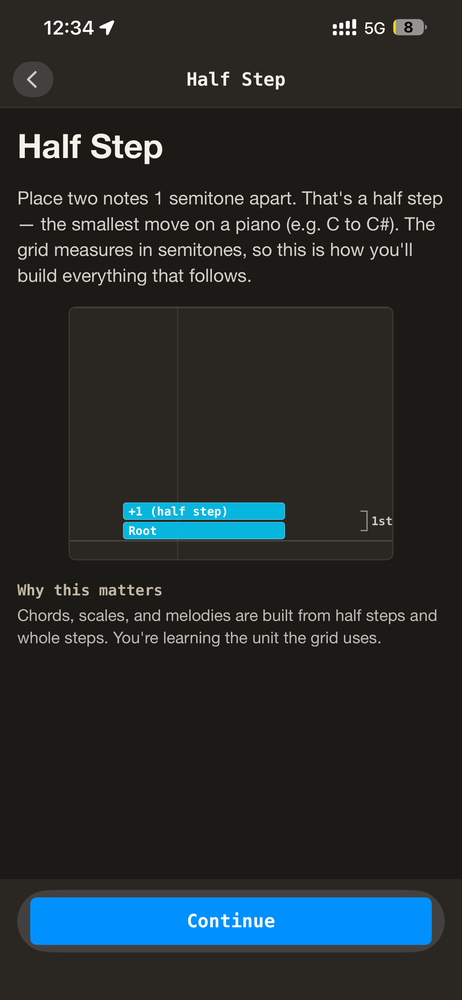
#> input picture IMG_4725.PNG, 462 x 1000 px, shrunk from 1284 x 2778 before the run
$ python crop_screenshots.py
#> lines starting #> are read from the running program, lines starting #| are printed output that depends on the picture
#!/usr/bin/env python3
"""Crop status bars from Melogine screenshots. Saves to screenshots/ subfolder."""

import os
import shutil
from pathlib import Path

from PIL import Image

SCRIPT_DIR = Path(__file__).resolve().parent
STATUS_BAR_HEIGHT = 130
RADAR_IMAGE = "IMG_4755.PNG"

# All screenshots to process. New screenshot saved as IMG_challenges_correct.PNG first.
SOURCE_FILES = [
    "IMG_4725.PNG",
    "IMG_4726.PNG",
    "IMG_4727.PNG",
    "IMG_4728.PNG",
    "IMG_4730.PNG",
    "IMG_4731.PNG",
    "IMG_4732.PNG",
    "IMG_4742.PNG",
    "IMG_4744.PNG",
    "IMG_4755.PNG",
    "IMG_4756.PNG",
]

# Newly attached screenshot - copy from this name first
NEW_SCREENSHOT_SOURCE = "Screenshot 2026-03-19 at 17.26.10.png"
NEW_SCREENSHOT_DEST = "IMG_challenges_correct.PNG"


def main():
    out_dir = SCRIPT_DIR / "screenshots"
    out_dir.mkdir(exist_ok=True)

    # Copy new screenshot to IMG_challenges_correct.PNG if it exists
    new_src = SCRIPT_DIR / NEW_SCREENSHOT_SOURCE
    if new_src.exists():
        shutil.copy2(new_src, SCRIPT_DIR / NEW_SCREENSHOT_DEST)
        print(f"Copied {NEW_SCREENSHOT_SOURCE} -> {NEW_SCREENSHOT_DEST}")

    all_files = SOURCE_FILES + [NEW_SCREENSHOT_DEST]

    for filename in all_files:
        src = SCRIPT_DIR / filename
        if not src.exists():
            print(f"Skip (not found): {filename}")
            continue

        img = Image.open(src).convert("RGBA")
        w, h = img.size
#> w = 462; h = 1000

        if filename == RADAR_IMAGE:
            # Crop to square: center, based on shorter dimension
            size = min(w, h)
            left = (w - size) // 2
            top = (h - size) // 2
            cropped = img.crop((left, top, left + size, top + size))
        else:
            # Remove top 130px (status bar)
            cropped = img.crop((0, STATUS_BAR_HEIGHT, w, h))
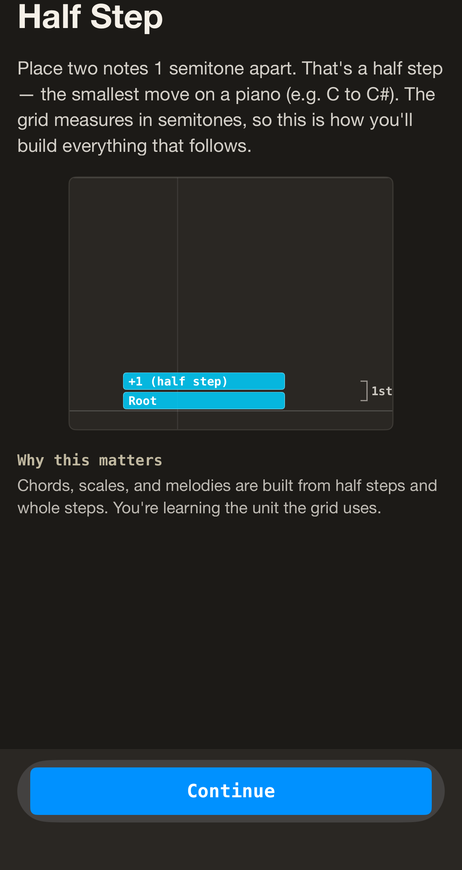
#> cropped: PIL image 462x870 RGBA; mean R, G, B, A 36, 42.7, 45.1, 255

        out_path = out_dir / filename
        cropped.save(out_path, "PNG")
        print(f"Cropped: {filename} -> screenshots/{filename}")
#> pass 2 of the loop in main, `for filename in all_files:`:
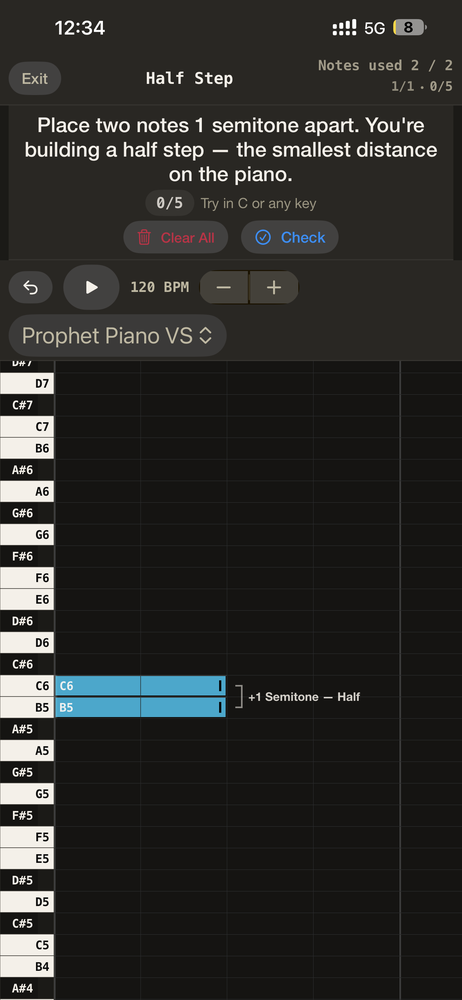
#> input picture IMG_4726.PNG, 462 x 1000 px, shrunk from 1284 x 2778 before the run
#> in main, `cropped = img.crop((0, STATUS_BAR_HEIGHT, w, h))`:
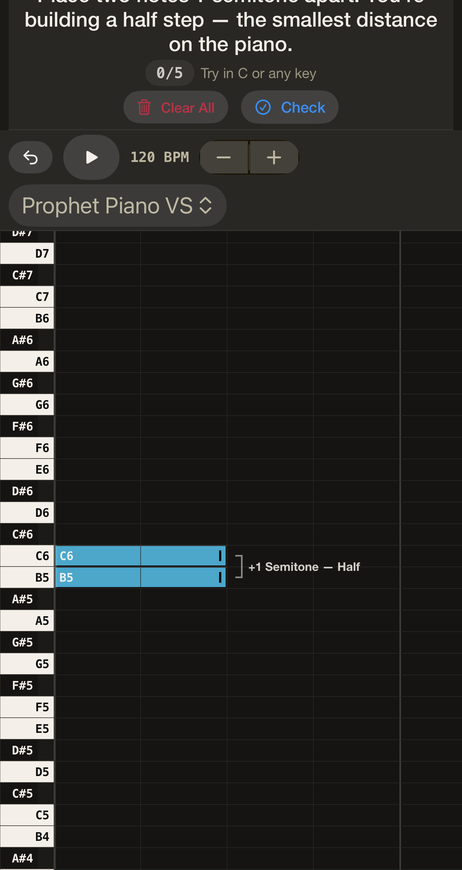
#> cropped: PIL image 462x870 RGBA; mean R, G, B, A 42.2, 42.2, 40.2, 255
#> pass 3 of the loop in main, `for filename in all_files:`:
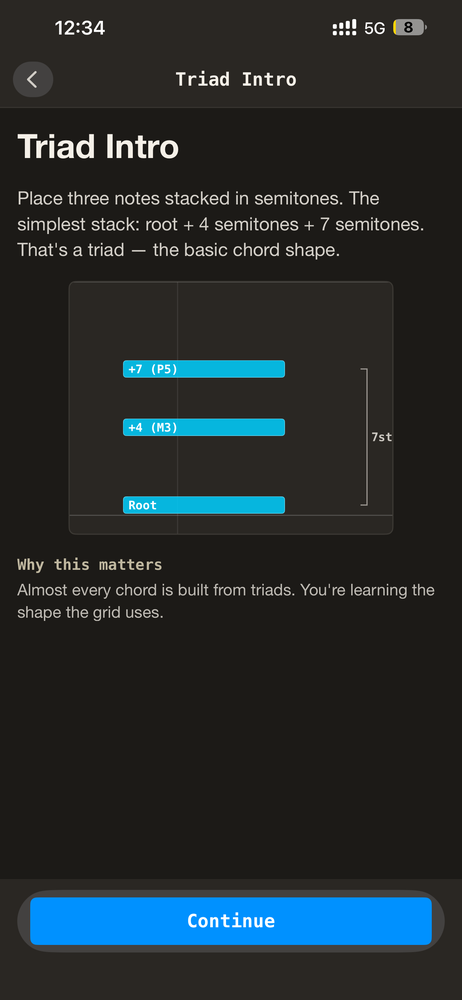
#> input picture IMG_4727.PNG, 462 x 1000 px, shrunk from 1284 x 2778 before the run
#> in main, `cropped = img.crop((0, STATUS_BAR_HEIGHT, w, h))`:
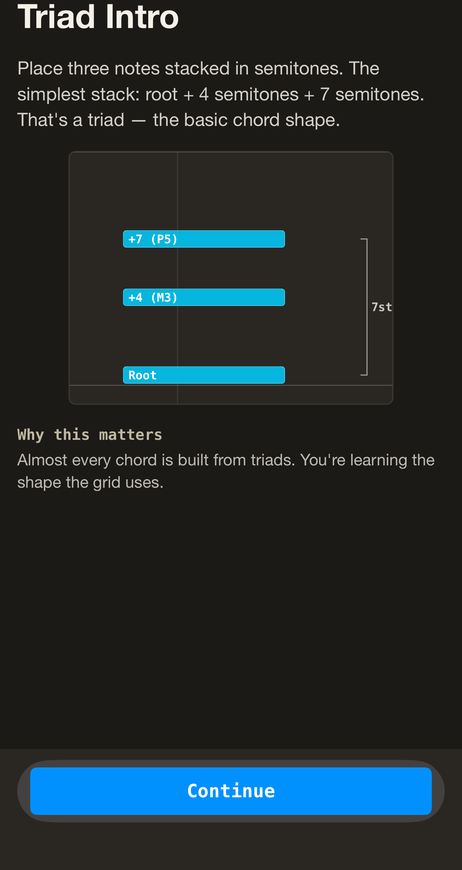
#> cropped: PIL image 462x870 RGBA; mean R, G, B, A 34.9, 42.8, 45.6, 255
#> the loop made 12 passes; the first 3 are shown


if __name__ == "__main__":
    main()
